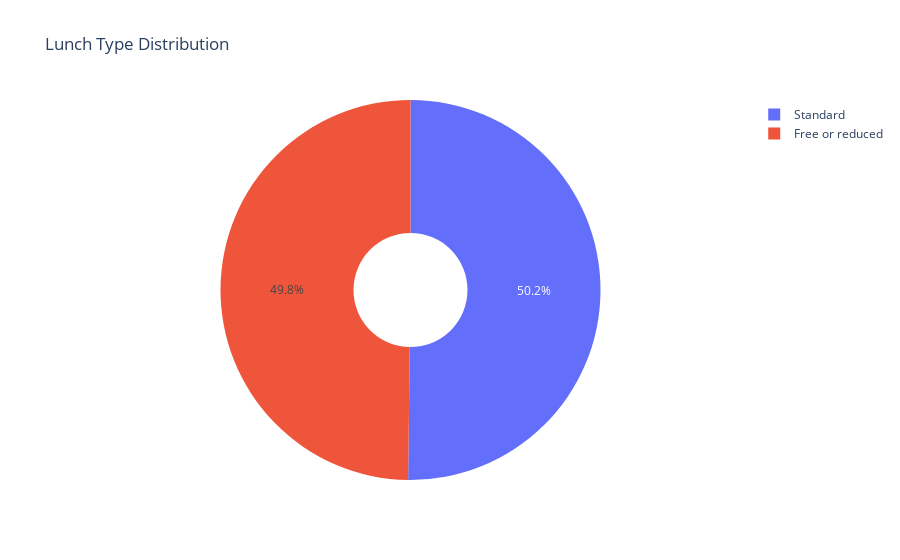

The notebook cell this image was saved under:
### Code cell
fig = px.pie(df, names='lunch_type', title='Lunch Type Distribution', hole=0.3)
fig.show()

### Figure 1 — Plotly figure (JSON) as saved in the notebook; plotly's stock layout.template omitted (floating-point values rounded to 4 significant figures; data arrays with more than 128 entries replaced by an {"elided": "..."} marker saying what was removed)
{"data": [{"domain": {"x": [0, 1], "y": [0, 1]}, "hole": 0.3, "hovertemplate": "lunch_type=%{label}<extra></extra>", "labels": {"elided": "1000 str values"}, "legendgroup": "", "name": "", "showlegend": true, "type": "pie"}], "layout": {"legend": {"tracegroupgap": 0}, "title": {"text": "Lunch Type Distribution"}}}
